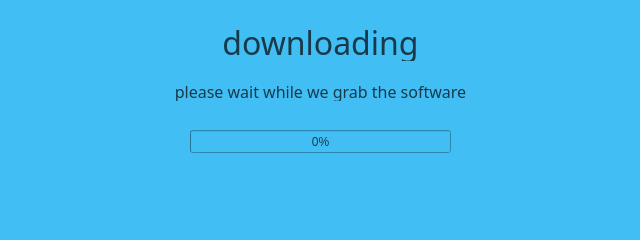
<?xml version="1.0" encoding="UTF-8"?>
<ui version="4.0">
 <class>DownloadProgress</class>
 <widget class="QWidget" name="DownloadProgress">
  <property name="geometry">
   <rect>
    <x>0</x>
    <y>0</y>
    <width>640</width>
    <height>240</height>
   </rect>
  </property>
  <property name="windowTitle">
   <string>Form</string>
  </property>
  <property name="styleSheet">
   <string notr="true">color: #17394A;
background: #41bef4;
</string>
  </property>
  <widget class="QLabel" name="downloadLabel">
   <property name="geometry">
    <rect>
     <x>10</x>
     <y>20</y>
     <width>621</width>
     <height>41</height>
    </rect>
   </property>
   <property name="font">
    <font>
     <family>Source Sans Pro</family>
     <pointsize>24</pointsize>
    </font>
   </property>
   <property name="styleSheet">
    <string notr="true">color: #17394A;
background: rgb(240, 240, 240, 0);</string>
   </property>
   <property name="text">
    <string>&lt;html&gt;&lt;body&gt;downloading&lt;/body&gt;&lt;/html&gt;</string>
   </property>
   <property name="alignment">
    <set>Qt::AlignCenter</set>
   </property>
  </widget>
  <widget class="QLabel" name="downloadDescriptionLabel">
   <property name="geometry">
    <rect>
     <x>10</x>
     <y>80</y>
     <width>621</width>
     <height>21</height>
    </rect>
   </property>
   <property name="font">
    <font>
     <family>Source Sans Pro</family>
     <pointsize>12</pointsize>
    </font>
   </property>
   <property name="styleSheet">
    <string notr="true">color: #17394A;
background: rgb(240, 240, 240, 0);</string>
   </property>
   <property name="text">
    <string>&lt;html&gt;&lt;body&gt;please wait while we grab the software&lt;/body&gt;&lt;/html&gt;</string>
   </property>
   <property name="alignment">
    <set>Qt::AlignCenter</set>
   </property>
  </widget>
  <widget class="QProgressBar" name="downloadProgressBar">
   <property name="geometry">
    <rect>
     <x>190</x>
     <y>130</y>
     <width>261</width>
     <height>23</height>
    </rect>
   </property>
   <property name="value">
    <number>0</number>
   </property>
  </widget>
  <widget class="QLabel" name="downloadDetailsLabel">
   <property name="geometry">
    <rect>
     <x>10</x>
     <y>180</y>
     <width>621</width>
     <height>21</height>
    </rect>
   </property>
   <property name="font">
    <font>
     <family>Source Sans Pro</family>
     <pointsize>12</pointsize>
    </font>
   </property>
   <property name="styleSheet">
    <string notr="true">color: #17394A;
background: rgb(240, 240, 240, 0);</string>
   </property>
   <property name="text">
    <string/>
   </property>
   <property name="alignment">
    <set>Qt::AlignCenter</set>
   </property>
  </widget>
 </widget>
 <resources/>
 <connections/>
</ui>
